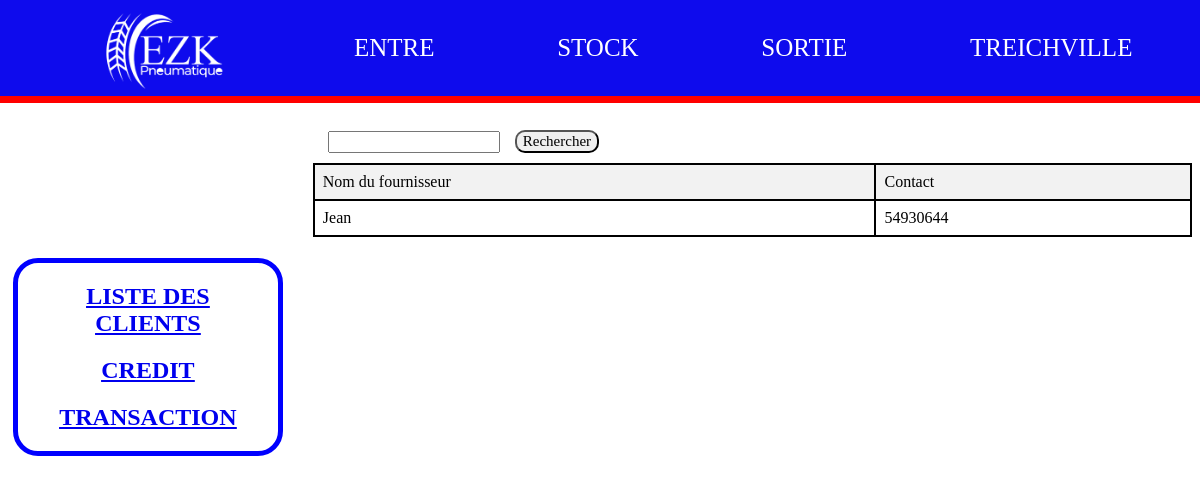
Page /listfournisseur (signed in) on the earlier database version.
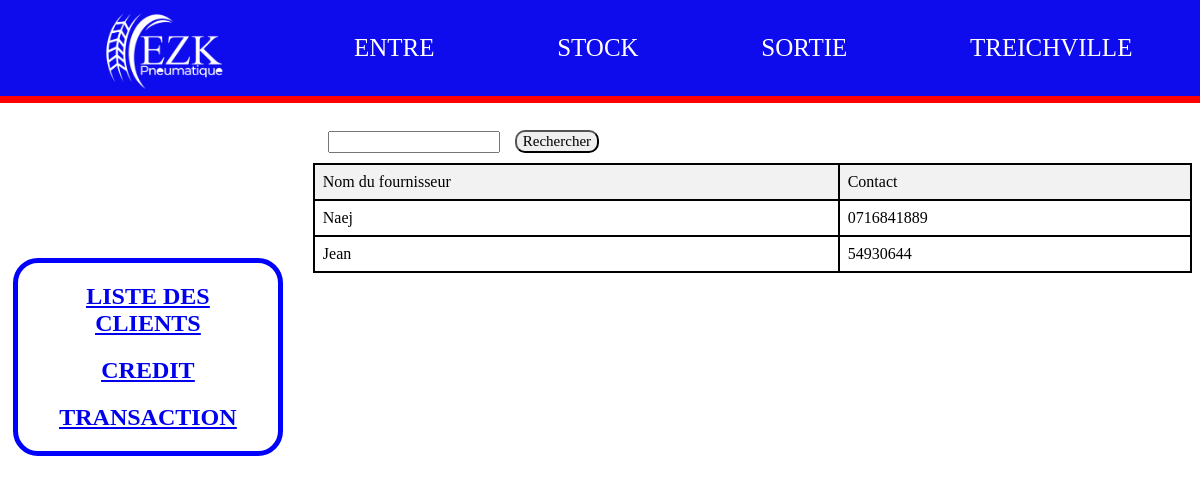
Same page on the later database version.
### myapp/models.py (models this page shows, shortened)
class Fournisseur(models.Model):
    idFournisseur = models.AutoField(primary_key=True)
    Nom = models.CharField(max_length=45)
    Contact = models.CharField(max_length=45)
    class Meta:
        db_table = 'Fournisseur'
        verbose_name = 'Fournisseur'
        verbose_name_plural = 'Fournisseurs'

### myapp/views.py (the view)
# urls.py: path("listfournisseur", views.list_fournisseur, name="list_fournisseur"),
def list_fournisseur(request):
    try:
        admin = Administrateur.objects.get(pk=request.session["admin_id"])
    except:
        return redirect("myapp:connexion")
    if admin is not None:
        if request.method == "POST":
            search_bar = request.POST.get("search")
            if search_bar:
                resultat = Fournisseur.objects.filter(
                    Nom__icontains=search_bar) | Fournisseur.objects.filter(
                    Nom__startswith=search_bar) | Fournisseur.objects.filter(
                    Contact__startswith=search_bar) | Fournisseur.objects.filter(Statut__icontains=search_bar)
                context = {
                    "fournisseurs": resultat
                }
                return render(request, "listfournisseur.html", context)
        else:
            list_fourniss = Fournisseur.objects.all().order_by("-idFournisseur")
            context = {
                "fournisseurs": list_fourniss
            }
            return render(request, "listfournisseur.html", context)

### myapp/templates/listfournisseur.html (shortened to what this page needs)
{% load static %}
<!DOCTYPE html>
<html lang="en">
  <head>
    <link rel="stylesheet" href="{% static 'CSS/style.css' %}" />
  </head>
  <body>
    <header>
      <nav>
        <ul>
          <li><img src="{% static 'IMAGES/EZK_WHITE.png' %}" alt="EZK" title="EZK" /></li>
          <li><a href="{% url 'myapp:entre' %}">ENTRE</a></li>
          <li><a href="{% url 'myapp:stock' %}">STOCK</a></li>
          <li><a href="{% url 'myapp:sortie' %}">SORTIE</a></li>
          <li>
            TREICHVILLE&nbsp;
          </li>
        </ul>
      </nav>
      <div class="after"></div>
    </header>
    <main>
      <section>
        <div class="left">
          <h2><a href="{% url 'myapp:list_client' %}">LISTE DES CLIENTS</a></h2>
          <h2><a href="{% url 'myapp:credit' %}">CREDIT</a></h2>
          <h2><a href="{% url 'myapp:transaction' %}">TRANSACTION</a></h2>
        </div>
        <div class="right">
            <div class="search">
              <form action="{% url 'myapp:list_fournisseur' %}" method="post">
                <input type="search" name="search" required>
                &nbsp;&nbsp;<input type="submit" value="Rechercher" style="border-radius: 10px;">
            </form>
            </div>
          <div class="resultat">
            <div class="all">
              <table>
                <thead>
                  <tr>
                    <td>Nom du fournisseur</td>
                    <td>Contact</td>
                  </tr>
                </thead>
                <tbody>
                {% if fournisseurs %}
                  {% for fournisseur in fournisseurs %}
                    <tr>
                      <td>{{fournisseur.Nom}}</td>
                      <td>{{fournisseur.Contact}}</td>
                    </tr>
                  {% endfor %}
                {% else %}
                  <h2>AUCUN FOURNISSEUR !</h2>
                {% endif %}
                </tbody>
              </table>
            </div>
          </div>
        </div>
      </section>
    </main>
  </body>
</html>

Differences in the rows shown:
added Fournisseur: Nom "Naej", Contact "0716841889"
